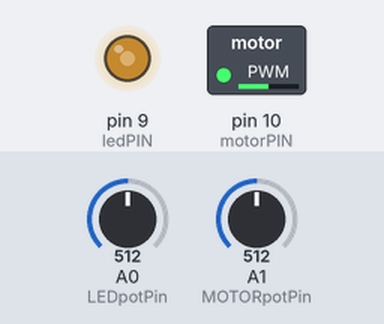
A sketch run on a simulated Arduino Uno, built with avr-gcc and run on an emulated ATmega328P. Shown: switched loads named in the sketch (green lamp = pin HIGH), output pins drawn as LEDs (lit = HIGH). Inputs (shaded band) come from the test bench; at power-on: A0 (LEDpotPin) = 512, A1 (MOTORpotPin) = 512.

Above: at 1.2 s.
1.3 s: A0 (LEDpotPin) set to 716
At 1.6 s:
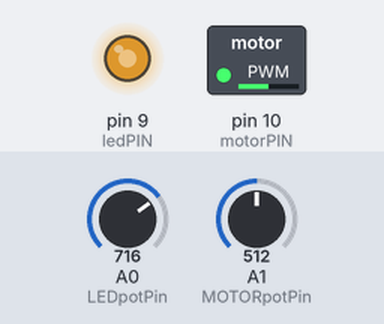
2.8 s: A1 (MOTORpotPin) set to 716
At 4.0 s:
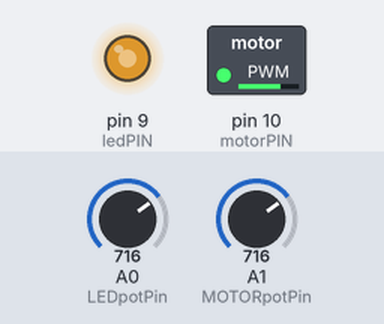
4.3 s: A0 (LEDpotPin) set to 900
At 5.1 s:
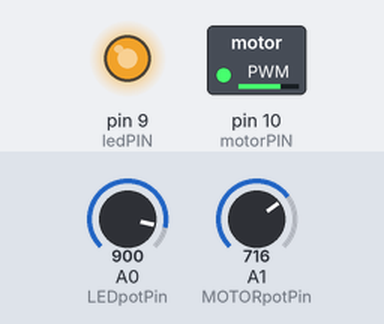
5.8 s: A1 (MOTORpotPin) set to 900
At 6.2 s:
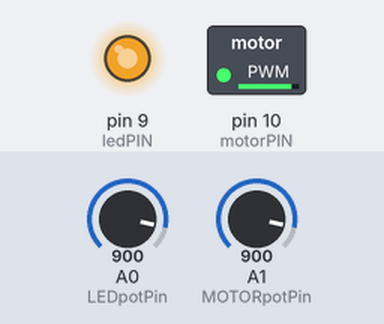
7.3 s: A0 (LEDpotPin) set to 511
At 8.5 s:
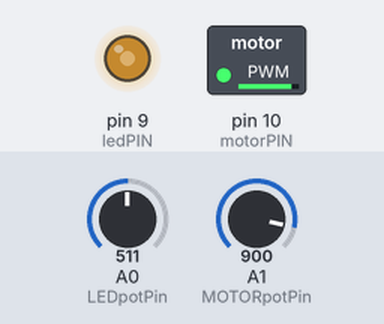
8.8 s: A1 (MOTORpotPin) set to 122
At 9.7 s:
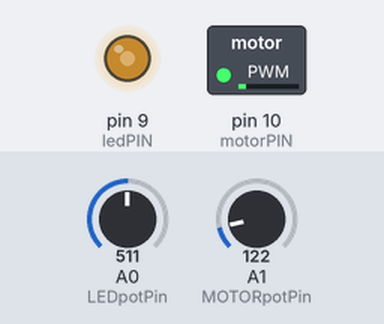
Timing chart, 0 to 11.3 s (numbered marks = the images above; inputs shaded):
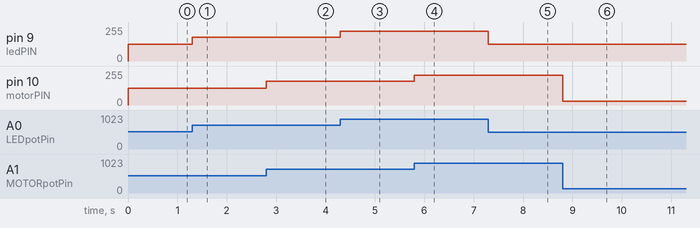

Measured:
- after the input at 1.3 s, pin 9 (ledPIN): 127/255 → 178/255 at once
- after the input at 2.8 s, pin 10 (motorPIN): 127/255 → 178/255 at once
- after the input at 4.3 s, pin 9 (ledPIN): 178/255 → 224/255 at once
- after the input at 5.8 s, pin 10 (motorPIN): 178/255 → 224/255 at once
- after the input at 7.3 s, pin 9 (ledPIN): 224/255 → 127/255 at once
- after the input at 8.8 s, pin 10 (motorPIN): 224/255 → 30/255 at once

The sketch:

Glitter_Lamp.ino
```cpp
int LEDpotPin = A0;
int LEDpotValue = 0;
int ledPIN = 9;
int LEDoutputValue = 0;
int MOTORpotPin = A1;
int MOTORpotValue = 0;
int motorPIN = 10;
int MOTORoutputValue = 0;

void setup() {
  // initialize serial communications at 9600 bps:
  Serial.begin(9600);
  // declare the led pin as an output:
  pinMode(ledPIN, OUTPUT);
  pinMode(motorPIN, OUTPUT);
}

void loop() {
  LEDpotValue = analogRead(LEDpotPin); // read the pot value
  MOTORpotValue = analogRead(MOTORpotPin); // read the pot value
  LEDoutputValue = map(LEDpotValue, 0, 1023, 0, 255);
  MOTORoutputValue = map(MOTORpotValue, 0, 1023, 0, 255);
  analogWrite(ledPIN, LEDoutputValue);  // PWM the LED with the pot value (divided by 4 to fit in a byte)
  analogWrite(motorPIN, MOTORoutputValue);  // PWM the LED with the pot value (divided by 4 to fit in a byte)
  }
```
